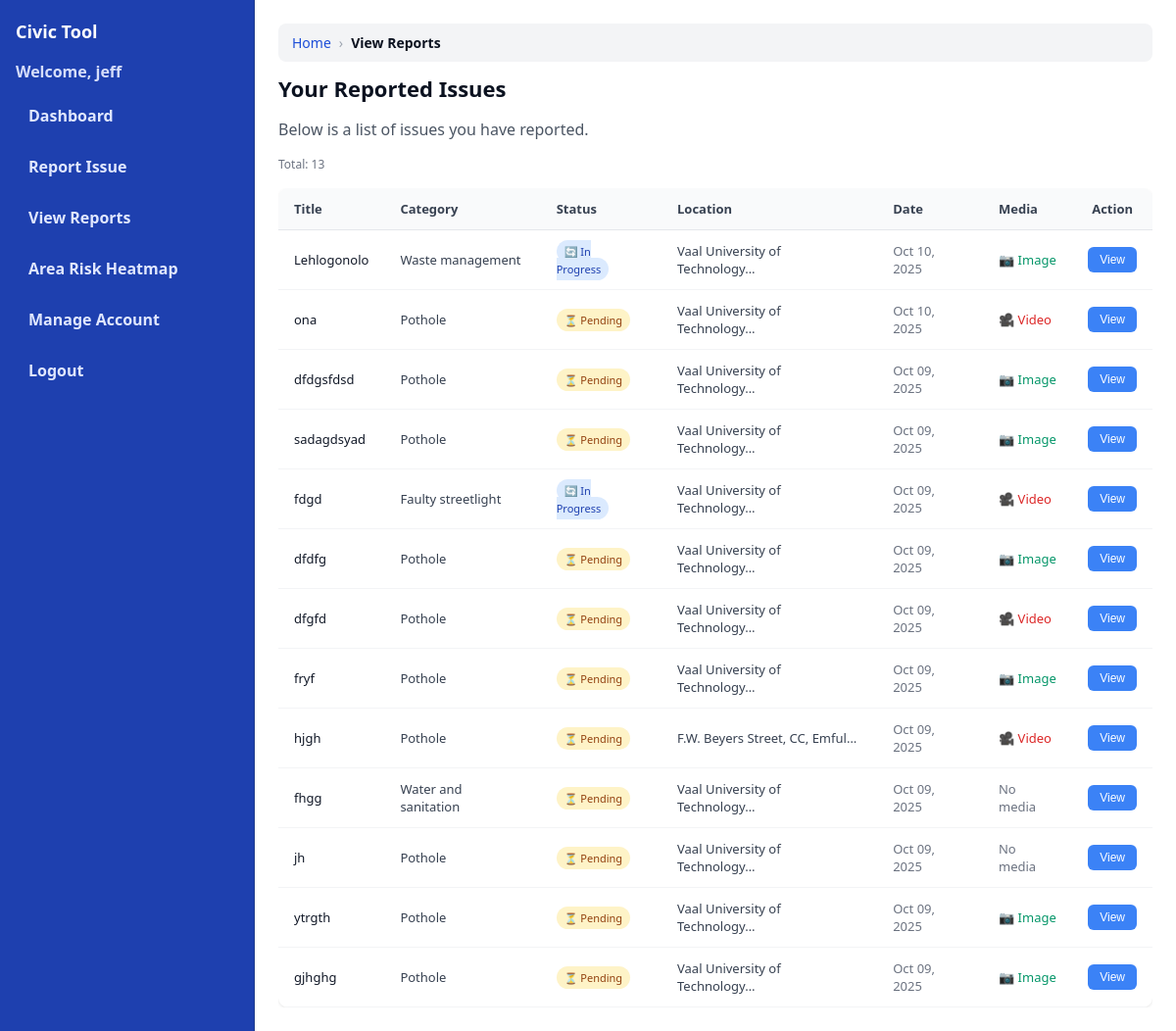
The page /civilian/view-reports/ (signed in) on the database its author committed.
### civilian/models.py (models this page shows, shortened)
class IssueReport(models.Model):
    CATEGORY_CHOICES = [
        ("pothole", "Pothole"),
        ("waste", "Waste management"),
        ("streetlight", "Faulty streetlight"),
        ("water", "Water and sanitation"),
        ("other", "Other"),
    ]
    STATUS_CHOICES = [
        ("pending", "Pending Review"),
        ("in_progress", "In Progress"),
        ("resolved", "Resolved"),
        ("closed", "Closed"),
    ]
    SEVERITY_CHOICES = [
        ("low", "Low"),
        ("medium", "Medium"),
        ("high", "High"),
        ("critical", "Critical"),
    ]
    reporter = models.ForeignKey(User, null=True, blank=True, on_delete=models.SET_NULL, related_name="issue_reports")
    title = models.CharField(max_length=200)
    category = models.CharField(max_length=32, choices=CATEGORY_CHOICES)
    description = models.TextField()
    location = models.CharField(max_length=255, help_text="Street address or description of the location")
    status = models.CharField(max_length=20, choices=STATUS_CHOICES, default="pending")
    severity = models.CharField(max_length=20, choices=SEVERITY_CHOICES, default="medium")
    created_at = models.DateTimeField(auto_now_add=True)
    updated_at = models.DateTimeField(auto_now=True)
    image = models.ImageField(upload_to="issues/images/", null=True, blank=True)
    video = models.FileField(upload_to="issues/videos/", null=True, blank=True)

### civilian/views.py (the view)
# urls.py: path("view-reports/", views.view_reports, name="civilian_view_reports"),
def view_reports(request: HttpRequest) -> HttpResponse:
    if request.user.is_authenticated:
        reports = IssueReport.objects.filter(reporter=request.user).order_by("-created_at")
    else:
        reports = IssueReport.objects.none()
    return render(request, "civilian/view_reports.html", {"reports": reports})

### civilian/templates/civilian/view_reports.html (shortened to what this page needs)
{% extends 'civilian/base.html' %}
{% block content %}
<nav class="breadcrumb">
    <a href="#">Home</a>
    <span>›</span>
    <span style="color: #0b1220; font-weight: 600;">View Reports</span>
</nav>
<h2 class="header">Your Reported Issues</h2>
<p class="muted">Below is a list of issues you have reported.</p>
{% if request.user.is_authenticated %}
<div style="font-size:12px;color:#6b7280;margin-top:6px;">Total: {{ reports|length }}</div>
{% if reports and reports.exists %}
<div style="margin-top:16px;overflow-x:auto;">
    <table style="width:100%;border-collapse:collapse;background:#ffffff;border-radius:10px;overflow:hidden;box-shadow:0 1px 3px rgba(0,0,0,0.1);">
        <thead>
            <tr style="background:#f9fafb;">
                <th style="padding:12px 16px;text-align:left;font-size:13px;font-weight:600;color:#374151;border-bottom:1px solid #e5e7eb;">Title</th>
                <th style="padding:12px 16px;text-align:left;font-size:13px;font-weight:600;color:#374151;border-bottom:1px solid #e5e7eb;">Category</th>
                <th style="padding:12px 16px;text-align:left;font-size:13px;font-weight:600;color:#374151;border-bottom:1px solid #e5e7eb;">Status</th>
                <th style="padding:12px 16px;text-align:left;font-size:13px;font-weight:600;color:#374151;border-bottom:1px solid #e5e7eb;">Location</th>
                <th style="padding:12px 16px;text-align:left;font-size:13px;font-weight:600;color:#374151;border-bottom:1px solid #e5e7eb;">Date</th>
                <th style="padding:12px 16px;text-align:left;font-size:13px;font-weight:600;color:#374151;border-bottom:1px solid #e5e7eb;">Media</th>
                <th style="padding:12px 16px;text-align:center;font-size:13px;font-weight:600;color:#374151;border-bottom:1px solid #e5e7eb;">Action</th>
            </tr>
        </thead>
        <tbody>
            {% for r in reports %}
            <tr style="border-bottom:1px solid #f3f4f6;">
                <td style="padding:12px 16px;font-size:13px;color:#111827;font-weight:500;">{{ r.title }}</td>
                <td style="padding:12px 16px;font-size:13px;color:#374151;">{{ r.get_category_display }}</td>
                <td style="padding:12px 16px;font-size:13px;">
                    {% if r.status == 'pending' %}
                        <span style="background:#fef3c7;color:#92400e;padding:4px 8px;border-radius:12px;font-size:11px;font-weight:500;">⏳ Pending</span>
                    {% elif r.status == 'in_progress' %}
                        <span style="background:#dbeafe;color:#1e40af;padding:4px 8px;border-radius:12px;font-size:11px;font-weight:500;">🔄 In Progress</span>
                    {% elif r.status == 'resolved' %}
                        <span style="background:#d1fae5;color:#065f46;padding:4px 8px;border-radius:12px;font-size:11px;font-weight:500;">✅ Resolved</span>
                    {% elif r.status == 'closed' %}
                        <span style="background:#f3f4f6;color:#374151;padding:4px 8px;border-radius:12px;font-size:11px;font-weight:500;">🔒 Closed</span>
                    {% endif %}
                </td>
                <td style="padding:12px 16px;font-size:13px;color:#374151;">{{ r.location|truncatechars:30 }}</td>
                <td style="padding:12px 16px;font-size:13px;color:#6b7280;">{{ r.created_at|date:"M d, Y" }}</td>
                <td style="padding:12px 16px;font-size:13px;color:#374151;">
                    {% if r.image %}<span style="color:#059669;">📷 Image</span>
                    {% elif r.video %}<span style="color:#dc2626;">🎥 Video</span>
                    {% else %}<span style="color:#6b7280;">No media</span>{% endif %}
                </td>
                <td style="padding:12px 16px;text-align:center;">
                    <button onclick="openModal({{ r.id }})" style="background:#3b82f6;color:#ffffff;border:none;border-radius:6px;padding:6px 12px;font-size:12px;font-weight:500;cursor:pointer;">View</button>
                </td>
            </tr>
            {% endfor %}
        </tbody>
    </table>
</div>
{% else %}
<div style="margin-top:12px;font-size:13px;color:#6b7280;">No reports yet.</div>
{% endif %}
{% else %}
<div style="margin-top:12px;font-size:13px;color:#6b7280;">Please sign in to view your reported issues.</div>
{% endif %}
{% endblock %}

### civilian/templates/civilian/base.html (shortened to what this page needs)
<!DOCTYPE html>
<html lang="en">
<head>
</head>
<body>
    <aside class="sidebar">
        <h1 class="brand">Civic Tool</h1>
         {% if request.user.is_authenticated %}
         <div class="welcome">Welcome, {{ request.user.username }}</div>
         {% endif %}
        <nav class="nav">
            <a href="{% url 'civilian_dashboard' %}">Dashboard</a>
            <a href="{% url 'civilian_report_issue' %}">Report Issue</a>
            <a href="{% url 'civilian_view_reports' %}">View Reports</a>
            <a href="{% url 'civilian_area_risk_heatmap' %}">Area Risk Heatmap</a>
            <a href="{% url 'civilian_manage_account' %}">Manage Account</a>
            <a id="logout-link" href="#">Logout</a>
        </nav>
    </aside>
    <main class="content">
         {% block content %}{% endblock %}
    </main>
</body>
</html>

### civilian/templates/civilian/base.html (style rules this page uses)
:root { --bg: #ffffff; --panel: #ffffff; --accent: #1d4ed8; --text: #0b1220; --muted: #4b5563; --sidebar-bg: #1e40af; }
* { box-sizing: border-box; }
body { margin: 0; font-family: system-ui, -apple-system, Segoe UI, Roboto, "Helvetica Neue", Arial, "Noto Sans", "Apple Color Emoji", "Segoe UI Emoji"; background: #ffffff; color: var(--text); min-height: 100vh; display: grid; grid-template-columns: 260px 1fr; }
.sidebar { background: var(--sidebar-bg); border-right: 1px solid #1e3a8a; padding: 20px 16px; min-height: 100vh; position: relative; transition: transform 0.3s ease; }
.brand { font-weight: 800; color: #ffffff; font-size: 18px; margin: 0 0 18px; }
.nav { display: flex; flex-direction: column; gap: 8px; }
.welcome { color: #e0e7ff; font-weight: 600; margin: 0 0 12px; opacity: 0.95; }
.nav a { display: block; text-decoration: none; color: #e0e7ff; padding: 10px 12px; border-radius: 10px; font-weight: 600; border: 1px solid transparent; transition: all 0.2s; }
.content { padding: 24px; background: var(--panel); }
.breadcrumb { display: flex; align-items: center; gap: 8px; margin: 0 0 12px; font-size: 14px; color: var(--muted); background: #f3f4f6; padding: 10px 14px; border-radius: 8px; }
.breadcrumb a { color: var(--accent); text-decoration: none; font-weight: 500; }
.breadcrumb span { color: #9ca3af; }
.header { margin: 0 0 12px; font-size: 22px; font-weight: 800; color: #0b1220; }
.muted { color: var(--muted); }

### rows shown on the page
IssueReport: title "Lehlogonolo", category "Waste management", status "🔄 In Progress", location "Vaal University of Technology…", created_at "Oct 10, 2025", shows "📷 Image"
IssueReport: title "ona", category "Pothole", status "⏳ Pending", location "Vaal University of Technology…", created_at "Oct 10, 2025", image "🎥 Video"
IssueReport: title "dfdgsfdsd", category "Pothole", status "⏳ Pending", location "Vaal University of Technology…", created_at "Oct 09, 2025", shows "📷 Image"
IssueReport: title "sadagdsyad", category "Pothole", status "⏳ Pending", location "Vaal University of Technology…", created_at "Oct 09, 2025", shows "📷 Image"
IssueReport: title "fdgd", category "Faulty streetlight", status "🔄 In Progress", location "Vaal University of Technology…", created_at "Oct 09, 2025", image "🎥 Video"
IssueReport: title "dfdfg", category "Pothole", status "⏳ Pending", location "Vaal University of Technology…", created_at "Oct 09, 2025", shows "📷 Image"
IssueReport: title "dfgfd", category "Pothole", status "⏳ Pending", location "Vaal University of Technology…", created_at "Oct 09, 2025", image "🎥 Video"
IssueReport: title "fryf", category "Pothole", status "⏳ Pending", location "Vaal University of Technology…", created_at "Oct 09, 2025", shows "📷 Image"
IssueReport: title "hjgh", category "Pothole", status "⏳ Pending", location "F.W. Beyers Street, CC, Emful…", created_at "Oct 09, 2025", image "🎥 Video"
IssueReport: title "fhgg", category "Water and sanitation", status "⏳ Pending", location "Vaal University of Technology…", created_at "Oct 09, 2025", image "No media"
IssueReport: title "jh", category "Pothole", status "⏳ Pending", location "Vaal University of Technology…", created_at "Oct 09, 2025", image "No media"
IssueReport: title "ytrgth", category "Pothole", status "⏳ Pending", location "Vaal University of Technology…", created_at "Oct 09, 2025", shows "📷 Image"
IssueReport: title "gjhghg", category "Pothole", status "⏳ Pending", location "Vaal University of Technology…", created_at "Oct 09, 2025", shows "📷 Image"

### other values the page prints
{{ request.user.username }} "jeff"
{{ reports|length }} "13"
